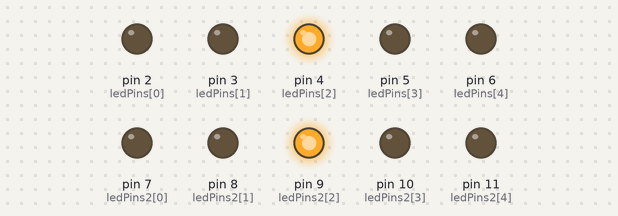
The sketch below on a simulated Arduino Uno, built with avr-gcc and run on an emulated ATmega328P. Shown: output pins drawn as LEDs (lit = HIGH).

Above: at 0.15 s.
At 0.7 s:
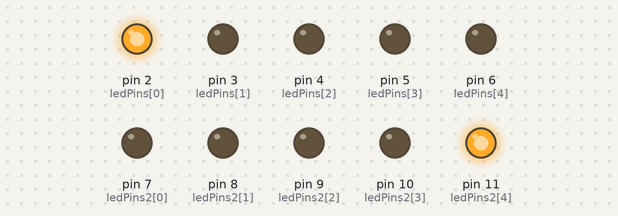
At 1.19 s:
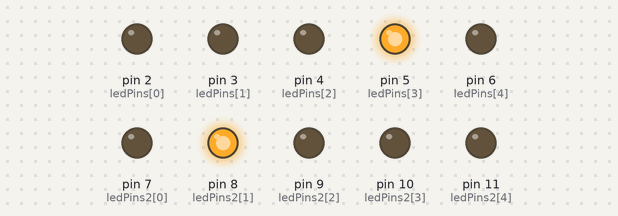
At 1.69 s:
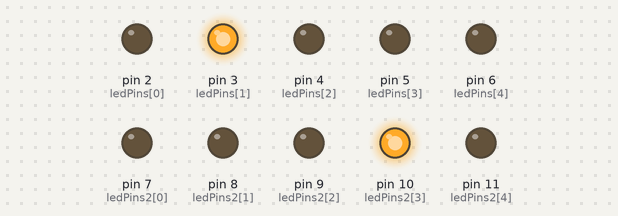
At 2.7 s:
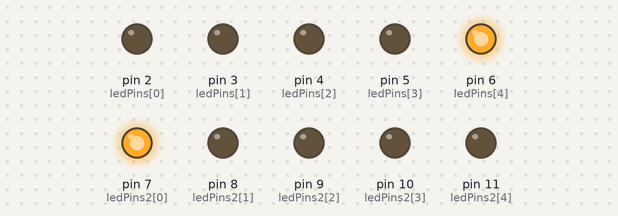
Timing chart, 0 to 3.0 s (numbered marks = the images above):
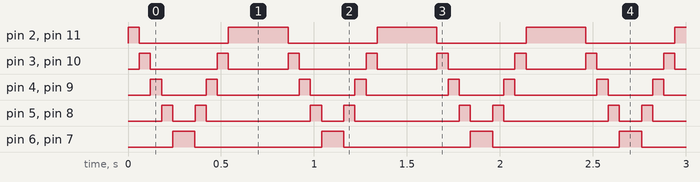

The sketch:

sketch_may23a.ino
```cpp
const int ledCount = 5;    // the number of LEDs in the bar graph

int ledPins[] = {
  2, 3, 4, 5, 6 };   // an array of pin numbers to which LEDs are attached
int ledPins2[] = {
  7,8,9,10,11 };   // an array of pin numbers to which LEDs are attached


void setup() {
  // loop over the pin array and set them all to output:
  for (int thisLed = 0; thisLed < ledCount; thisLed++) {
    pinMode(ledPins[thisLed], OUTPUT);
    pinMode(ledPins2[thisLed], OUTPUT);
  }
}

void loop() {


  // loop over the LED array:
  for (int thisLed = 0; thisLed < ledCount; thisLed++) {
    digitalWrite(ledPins[thisLed],HIGH);
    digitalWrite(ledPins2[4-thisLed],HIGH);
    delay(60);
    digitalWrite(ledPins[thisLed],LOW);
     digitalWrite(ledPins2[4-thisLed],LOW);
    }
 for (int thisLed = ledCount -1;thisLed>=0;thisLed--){
   digitalWrite(ledPins[thisLed],HIGH);

   digitalWrite(ledPins2[4-thisLed],HIGH);
   delay(60);
   if(thisLed ==0){
   delay(200);}

   else{
   digitalWrite(ledPins[thisLed],LOW);
    digitalWrite(ledPins2[4-thisLed],LOW);
   }
 }


}
```

Measured:
- by itself, pin 2 (ledPins[0]), pin 11 (ledPins2[4]): repeats every 0.80 s: LOW 0.48 s, HIGH 0.32 s
- by itself, pin 3 (ledPins[1]), pin 10 (ledPins2[3]): alternates HIGH for 0.06 s and LOW for 0.34 s
- by itself, pin 4 (ledPins[2]), pin 9 (ledPins2[2]): repeats every 0.80 s: LOW 0.24 s, HIGH 0.06 s, LOW 0.44 s, HIGH 0.06 s
- by itself, pin 5 (ledPins[3]), pin 8 (ledPins2[1]): repeats every 0.80 s: LOW 0.12 s, HIGH 0.06 s, LOW 0.56 s, HIGH 0.06 s
- by itself, pin 6 (ledPins[4]), pin 7 (ledPins2[0]): alternates HIGH for 0.12 s and LOW for 0.68 s
